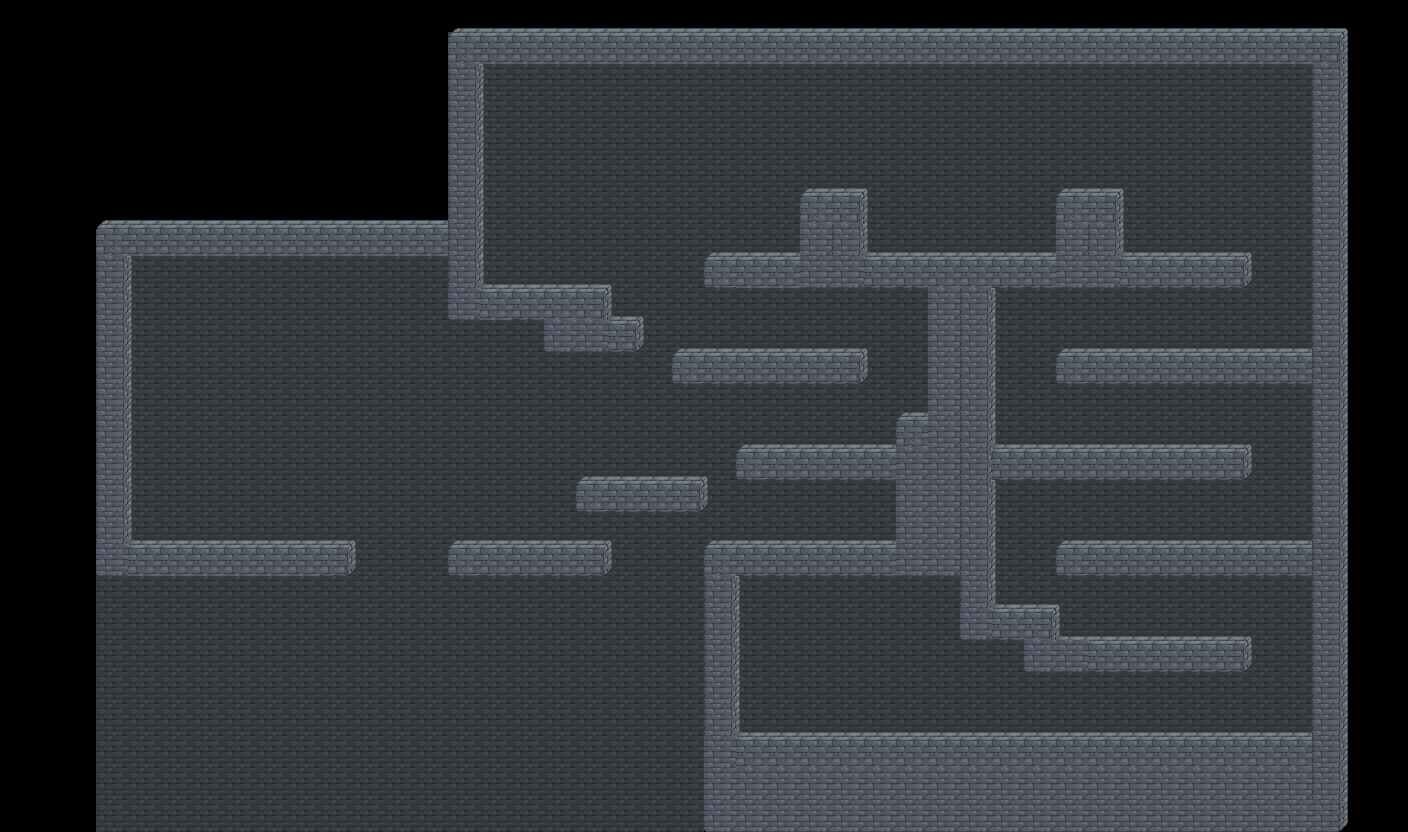

Tiled map render using the project's own tile images. Description and the map definition, with tile-layer contents summarised, below:
An orthogonal 44x26 tile map with 32x32 px tiles, 2 tile layers (bg, ground), 3 tilesets and 23 objects (16x spawn, 5x trap, 2x portal).

<map version="1.0" tiledversion="1.1.5" orientation="orthogonal" renderorder="right-down" width="44" height="26" tilewidth="32" tileheight="32" infinite="0" nextobjectid="42">
 <tileset firstgid="1" source="tile_stone_platform.tsx" />
 <tileset firstgid="3" source="brickstone_tileset.tsx" />
 <tileset firstgid="43" source="bg_tileset.tsx" />
 <layer name="bg" width="44" height="26">
  <data>[1144 cells, 822 non-empty, 1 distinct tile ids]</data>
 </layer>
 <layer name="ground" width="44" height="26">
  <data>[1144 cells, 484 non-empty, 23 distinct tile ids]</data>
 </layer>
 <objectgroup color="#000000" name="entities" visible="0">
  <object id="6" name="door_level_1" type="portal" x="771" y="655.75" width="96" height="80">
   <properties>
    <property name="teleportable" type="bool" value="true" />
   </properties>
  </object>
  <object id="8" name="spawn_player" type="spawn" x="160" y="512" width="32" height="32" />
  <object id="13" name="spawn_enemy" type="spawn" x="544" y="512" width="32" height="32" />
  <object id="14" name="spawn_enemy" type="spawn" x="832" y="416" width="32" height="32" />
  <object id="16" name="spawn_enemy" type="spawn" x="736" y="320" width="32" height="32" />
  <object id="17" name="spawn_enemy" type="spawn" x="480" y="256" width="32" height="32" />
  <object id="18" name="spawn_enemy" type="spawn" x="1056" y="160" width="32" height="32" />
  <object id="19" name="spawn_enemy" type="spawn" x="1120" y="320" width="32" height="32" />
  <object id="20" name="spawn_enemy" type="spawn" x="1152" y="416" width="32" height="32" />
  <object id="21" name="spawn_enemy" type="spawn" x="1120" y="512" width="32" height="32" />
  <object id="22" name="spawn_enemy" type="spawn" x="1152" y="608" width="32" height="32" />
  <object id="23" name="spawn_enemy" type="spawn" x="896" y="704" width="32" height="32" />
  <object id="24" name="spawn_enemy" type="spawn" x="928" y="704" width="32" height="32" />
  <object id="25" name="spawn_enemy" type="spawn" x="960" y="704" width="32" height="32" />
  <object id="26" name="spawn_enemy" type="spawn" x="992" y="704" width="32" height="32" />
  <object id="27" name="spawn_enemy" type="spawn" x="1024" y="704" width="32" height="32" />
  <object id="28" name="spawn_enemy" type="spawn" x="1056" y="704" width="32" height="32" />
  <object id="36" name="door_level_dummy" type="portal" x="128.333" y="463.833" width="96" height="80">
   <properties>
    <property name="teleportable" type="bool" value="true" />
   </properties>
  </object>
 </objectgroup>
 <objectgroup name="traps" opacity="0">
  <object id="29" name="void" type="trap" x="96" y="800" width="608" height="32" />
  <object id="37" name="spike" type="trap" x="928" y="240" width="16" height="16" />
  <object id="39" name="spike" type="trap" x="944" y="240" width="16" height="16" />
  <object id="40" name="spike" type="trap" x="960" y="240" width="16" height="16" />
  <object id="41" name="spike" type="trap" x="976" y="240" width="16" height="16" />
 </objectgroup>
</map>